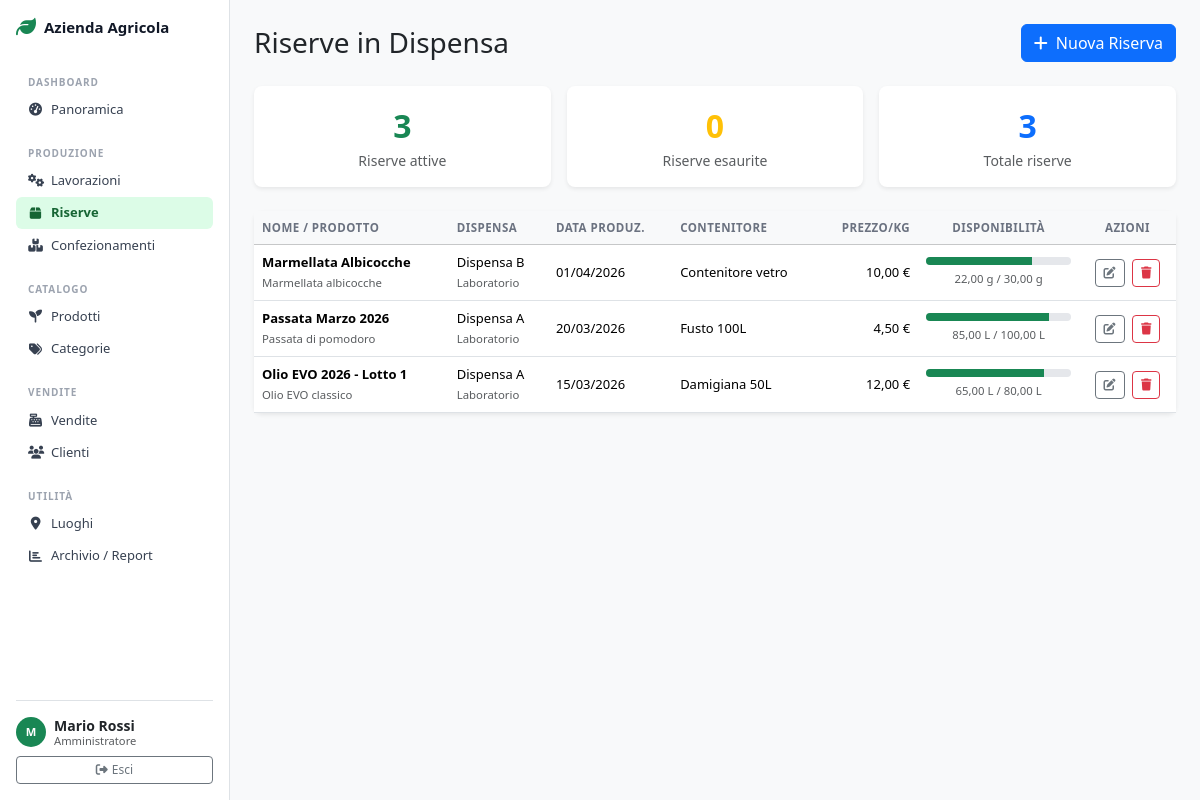
The app's page /admin/riserva.php (signed in) with its own data.
### tables this page shows
CREATE TABLE IF NOT EXISTS RISERVA (
    idRiserva INT AUTO_INCREMENT PRIMARY KEY,
    nome VARCHAR(150) NOT NULL,
    dataProduzione DATE NOT NULL,
    quantitaIniziale DECIMAL(10, 2) NOT NULL,
    quantitaAttuale DECIMAL(10, 2) NOT NULL,
    prezzoAlKg DECIMAL(10, 2) NOT NULL,
    contenitore VARCHAR(100) NULL,
    idProdotto INT NOT NULL,
    idLavorazione INT NULL,
    idDispensa INT NOT NULL,
    
    FOREIGN KEY (idProdotto) REFERENCES PRODOTTO(idProdotto) ON DELETE RESTRICT,
    FOREIGN KEY (idLavorazione) REFERENCES LAVORAZIONE(idLavorazione) ON DELETE SET NULL,
    FOREIGN KEY (idDispensa) REFERENCES DISPENSA(idDispensa) ON DELETE RESTRICT,
    INDEX idx_prodotto (idProdotto),
    INDEX idx_lavorazione (idLavorazione),
    INDEX idx_dispensa (idDispensa),
    INDEX idx_quantita (quantitaAttuale)
);

CREATE TABLE IF NOT EXISTS PRODOTTO (
    idProdotto INT AUTO_INCREMENT PRIMARY KEY,
    nome VARCHAR(150) NOT NULL,
    unitaMisura ENUM('kg', 'litro', 'pezzo', 'grammo') NOT NULL,
    prezzoBase DECIMAL(10, 2) NOT NULL DEFAULT 0.00,
    idCategoria INT NOT NULL,
    
    FOREIGN KEY (idCategoria) REFERENCES CATEGORIA(idCategoria) ON DELETE RESTRICT,
    INDEX idx_categoria (idCategoria),
    INDEX idx_nome (nome)
);

CREATE TABLE IF NOT EXISTS DISPENSA (
    idDispensa INT AUTO_INCREMENT PRIMARY KEY,
    nome VARCHAR(150) NOT NULL,
    ubicazione VARCHAR(255) NULL,
    idLuogo INT NOT NULL,
    
    FOREIGN KEY (idLuogo) REFERENCES LUOGO(idLuogo) ON DELETE RESTRICT,
    INDEX idx_luogo (idLuogo),
    INDEX idx_nome (nome)
);

CREATE TABLE IF NOT EXISTS LUOGO (
    idLuogo INT AUTO_INCREMENT PRIMARY KEY,
    nome VARCHAR(150) NOT NULL UNIQUE,
    indirizzo VARCHAR(255) NULL,
    tipo ENUM('campo', 'laboratorio', 'punto vendita', 'magazzino') NOT NULL,
    
    INDEX idx_tipo (tipo),
    INDEX idx_nome (nome)
);

### includes/db.php (called while the page is built, shortened)
<?php
function executeQuery($conn, $sql, $params = []) {
    $stmt = mysqli_prepare($conn, $sql);
    mysqli_stmt_execute($stmt);
    return $stmt;
}
function fetchAll($conn, $sql, $params = []) {
    $stmt   = executeQuery($conn, $sql, $params);
    $result = mysqli_stmt_get_result($stmt);
    $rows   = mysqli_fetch_all($result, MYSQLI_ASSOC);
    return $rows;
}

### includes/functions.php (called while the page is built, shortened)
<?php
function formatPrice($amount) {
    return number_format($amount, 2, ',', '.') . ' €';
}
function formatDate($date, $includeTime = false) {
    $timestamp = strtotime($date);
    return date('d/m/Y', $timestamp);
}
function formatWeight($peso, $unita) {
    $peso = number_format($peso, 2, ',', '.');
    switch ($unita) {
        case 'grammo':
            return $peso . ' g';
        case 'litro':
            return $peso . ' L';
    }
}

### admin/riserva.php (the view, shortened to what this page needs)
<?php
require_once '../includes/db.php';
require_once '../includes/functions.php';
$riserve = fetchAll($pdo,
    "SELECT r.*,
            p.nome as nomeProdotto, p.unitaMisura,
            d.nome as nomeDispensa,
            l.nome as nomeLuogo
     FROM RISERVA r
     INNER JOIN PRODOTTO p ON r.idProdotto = p.idProdotto
     INNER JOIN DISPENSA d ON r.idDispensa = d.idDispensa
     INNER JOIN LUOGO l ON d.idLuogo = l.idLuogo
     ORDER BY r.quantitaAttuale > 0 DESC, r.dataProduzione DESC"
);
include '../includes/header_admin.php';
?>
<div class="d-flex justify-content-between align-items-center mb-4">
    <h1 class="h3 mb-0">Riserve in Dispensa</h1>
    <button class="btn btn-primary" data-bs-toggle="modal" data-bs-target="#modalNuovaRiserva">
        <i class="fas fa-plus me-1"></i> Nuova Riserva
    </button>
</div>
<div class="row g-3 mb-4">
    <div class="col-sm-4">
        <div class="card border-0 shadow-sm text-center py-3">
            <div class="fs-2 fw-bold text-success"><?php echo count(array_filter($riserve, fn($r) => $r['quantitaAttuale'] > 0)); ?></div>
            <div class="text-muted small">Riserve attive</div>
        </div>
    </div>
    <div class="col-sm-4">
        <div class="card border-0 shadow-sm text-center py-3">
            <div class="fs-2 fw-bold text-warning"><?php echo count(array_filter($riserve, fn($r) => $r['quantitaAttuale'] <= 0)); ?></div>
            <div class="text-muted small">Riserve esaurite</div>
        </div>
    </div>
    <div class="col-sm-4">
        <div class="card border-0 shadow-sm text-center py-3">
            <div class="fs-2 fw-bold text-primary"><?php echo count($riserve); ?></div>
            <div class="text-muted small">Totale riserve</div>
        </div>
    </div>
</div>
<div class="card border-0 shadow-sm">
    <div class="card-body p-0">
        <div class="table-responsive">
            <table class="table table-hover align-middle mb-0">
                <thead class="table-light">
                    <tr>
                        <th>Nome / Prodotto</th>
                        <th>Dispensa</th>
                        <th>Data produz.</th>
                        <th>Contenitore</th>
                        <th class="text-end">Prezzo/kg</th>
                        <th class="text-center">Disponibilità</th>
                        <th class="text-center">Azioni</th>
                    </tr>
                </thead>
                <tbody>
                    <?php if (empty($riserve)): ?>
                        <tr><td colspan="7" class="text-center text-muted py-4">Nessuna riserva registrata</td></tr>
                    <?php else: ?>
                    <?php foreach ($riserve as $r): ?>
                        <tr>
                            <td>
                                <div class="fw-semibold"><?php echo htmlspecialchars($r['nome']); ?></div>
                                <small class="text-muted"><?php echo htmlspecialchars($r['nomeProdotto']); ?></small>
                            </td>
                            <td>
                                <div><?php echo htmlspecialchars($r['nomeDispensa']); ?></div>
                                <small class="text-muted"><?php echo htmlspecialchars($r['nomeLuogo']); ?></small>
                            </td>
                            <td><?php echo formatDate($r['dataProduzione']); ?></td>
                            <td><?php echo htmlspecialchars($r['contenitore'] ?? '-'); ?></td>
                            <td class="text-end"><?php echo formatPrice($r['prezzoAlKg']); ?></td>
                            <td class="text-center">
                                <?php
                                $pct = $r['quantitaIniziale'] > 0
                                    ? min(100, ($r['quantitaAttuale'] / $r['quantitaIniziale']) * 100)
                                    : 0;
                                $colorBar = $pct > 50 ? 'success' : ($pct > 20 ? 'warning' : 'danger');
                                ?>
                                <div style="min-width:120px">
                                    <div class="progress mb-1" style="height:8px">
                                        <div class="progress-bar bg-<?php echo $colorBar; ?>"
                                             style="width:<?php echo $pct; ?>%"></div>
                                    </div>
                                    <small class="text-muted">
                                        <?php echo formatWeight($r['quantitaAttuale'], $r['unitaMisura']); ?>
                                        / <?php echo formatWeight($r['quantitaIniziale'], $r['unitaMisura']); ?>
                                    </small>
                                </div>
                            </td>
                            <td class="text-center">
                                <button class="btn btn-sm btn-outline-secondary me-1"
                                        onclick='editRiserva(<?php echo json_encode($r); ?>)'
                                        title="Modifica">
                                    <i class="fas fa-edit"></i>
                                </button>
                                <form method="POST" action="/api/riserva.php" class="d-inline">
                                    <button type="submit" class="btn btn-sm btn-outline-danger"
                                            onclick="return confirm('Eliminare questa riserva?')"
                                            title="Elimina">
                                        <i class="fas fa-trash"></i>
                                    </button>
                                </form>
                            </td>
                        </tr>
                    <?php endforeach; ?>
                    <?php endif; ?>
                </tbody>
            </table>
        </div>
    </div>
</div>
<?php include '../includes/footer.php'; ?>

### css/admin.css (style rules this page uses)
.card { border-radius: 8px; }
.table thead th { font-size: .72rem; font-weight: 600; text-transform: uppercase; letter-spacing: .04em; color: #6b7280; white-space: nowrap; border-bottom-width: 1px; }
.table td { font-size: .8125rem; vertical-align: middle; }
.progress { border-radius: 4px; background: #e5e7eb; }
.btn-sm { font-size: .75rem; }

### records on screen
riserva: nome "Marmellata Albicocche", idProdotto.nome "Marmellata albicocche", idDispensa.nome "Dispensa B", luogo.nome "Laboratorio", dataProduzione "01/04/2026", contenitore "Contenitore vetro", prezzoAlKg "10,00 €", quantitaAttuale.unitaMisura "22,00 g", quantitaIniziale.unitaMisura "30,00 g"
riserva: nome "Passata Marzo 2026", idProdotto.nome "Passata di pomodoro", idDispensa.nome "Dispensa A", luogo.nome "Laboratorio", dataProduzione "20/03/2026", contenitore "Fusto 100L", prezzoAlKg "4,50 €", quantitaAttuale.unitaMisura "85,00 L", quantitaIniziale.unitaMisura "100,00 L"
riserva: nome "Olio EVO 2026 - Lotto 1", idProdotto.nome "Olio EVO classico", idDispensa.nome "Dispensa A", luogo.nome "Laboratorio", dataProduzione "15/03/2026", contenitore "Damigiana 50L", prezzoAlKg "12,00 €", quantitaAttuale.unitaMisura "65,00 L", quantitaIniziale.unitaMisura "80,00 L"

### other values on screen
APP_NAME "Azienda Agricola"
substr(getUserName(), 0, 1) "M"
getUserName() "Mario Rossi"
count(array_filter($riserve, fn($r) => $r['quantitaAttuale'] > 0)) "3"
count(array_filter($riserve, fn($r) => $r['quantitaAttuale'] <= 0)) "0"
count($riserve) "3"
